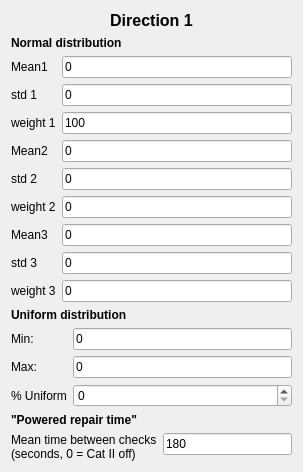
                <widget class="QWidget" name="scrollAreaWidgetContents">
                 <property name="geometry">
                  <rect>
                   <x>0</x>
                   <y>0</y>
                   <width>303</width>
                   <height>444</height>
                  </rect>
                 </property>
                 <layout class="QVBoxLayout" name="verticalLayout">
                  <item>
                   <widget class="QLabel" name="laDir1">
                    <property name="font">
                     <font>
                      <pointsize>12</pointsize>
                      <weight>75</weight>
                      <bold>true</bold>
                     </font>
                    </property>
                    <property name="text">
                     <string>Direction 1</string>
                    </property>
                    <property name="alignment">
                     <set>Qt::AlignCenter</set>
                    </property>
                   </widget>
                  </item>
                  <item>
                   <widget class="QLabel" name="label_7">
                    <property name="font">
                     <font>
                      <weight>75</weight>
                      <bold>true</bold>
                     </font>
                    </property>
                    <property name="text">
                     <string>Normal distribution</string>
                    </property>
                   </widget>
                  </item>
                  <item>
                   <layout class="QFormLayout" name="formLayout">
                    <item row="0" column="0">
                     <widget class="QLabel" name="label_2">
                      <property name="text">
                       <string>Mean1</string>
                      </property>
                     </widget>
                    </item>
                    <item row="0" column="1">
                     <widget class="QLineEdit" name="leNormMean1_1">
                      <property name="text">
                       <string>0</string>
                      </property>
                     </widget>
                    </item>
                    <item row="1" column="0">
                     <widget class="QLabel" name="label_3">
                      <property name="text">
                       <string>std 1</string>
                      </property>
                     </widget>
                    </item>
                    <item row="1" column="1">
                     <widget class="QLineEdit" name="leNormStd1_1">
                      <property name="text">
                       <string>0</string>
                      </property>
                     </widget>
                    </item>
                    <item row="2" column="0">
                     <widget class="QLabel" name="label_29">
                      <property name="text">
                       <string>weight 1</string>
                      </property>
                     </widget>
                    </item>
                    <item row="2" column="1">
                     <widget class="QLineEdit" name="leNormWeight1_1">
                      <property name="text">
                       <string>100</string>
                      </property>
                     </widget>
                    </item>
                    <item row="3" column="0">
                     <widget class="QLabel" name="label_8">
                      <property name="text">
                       <string>Mean2</string>
                      </property>
                     </widget>
                    </item>
                    <item row="3" column="1">
                     <widget class="QLineEdit" name="leNormMean1_2">
                      <property name="text">
                       <string>0</string>
                      </property>
                     </widget>
                    </item>
                    <item row="4" column="0">
                     <widget class="QLabel" name="label_9">
                      <property name="text">
                       <string>std 2</string>
                      </property>
                     </widget>
                    </item>
                    <item row="4" column="1">
                     <widget class="QLineEdit" name="leNormStd1_2">
                      <property name="text">
                       <string>0</string>
                      </property>
                     </widget>
                    </item>
                    <item row="6" column="0">
                     <widget class="QLabel" name="label_26">
                      <property name="text">
                       <string>Mean3</string>
                      </property>
                     </widget>
                    </item>
                    <item row="6" column="1">
                     <widget class="QLineEdit" name="leNormMean1_3">
                      <property name="text">
                       <string>0</string>
                      </property>
                     </widget>
                    </item>
                    <item row="7" column="0">
                     <widget class="QLabel" name="label_16">
                      <property name="text">
                       <string>std 3</string>
                      </property>
                     </widget>
                    </item>
                    <item row="7" column="1">
                     <widget class="QLineEdit" name="leNormStd1_3">
                      <property name="text">
                       <string>0</string>
                      </property>
                     </widget>
                    </item>
                    <item row="5" column="1">
                     <widget class="QLineEdit" name="leNormWeight1_2">
                      <property name="text">
                       <string>0</string>
                      </property>
                     </widget>
                    </item>
                    <item row="5" column="0">
                     <widget class="QLabel" name="label_30">
                      <property name="text">
                       <string>weight 2</string>
                      </property>
                     </widget>
                    </item>
                    <item row="8" column="1">
                     <widget class="QLineEdit" name="leNormWeight1_3">
                      <property name="text">
                       <string>0</string>
                      </property>
                     </widget>
                    </item>
                    <item row="8" column="0">
                     <widget class="QLabel" name="label_31">
                      <property name="text">
                       <string>weight 3</string>
                      </property>
                     </widget>
                    </item>
                   </layout>
                  </item>
                  <item>
                   <widget class="QLabel" name="label_10">
                    <property name="font">
                     <font>
                      <weight>75</weight>
                      <bold>true</bold>
                     </font>
                    </property>
                    <property name="text">
                     <string>Uniform distribution</string>
                    </property>
                   </widget>
                  </item>
                  <item>
                   <layout class="QFormLayout" name="formLayout_3">
                    <item row="0" column="0">
                     <widget class="QLabel" name="label_4">
                      <property name="text">
                       <string>Min:</string>
                      </property>
                     </widget>
                    </item>
                    <item row="0" column="1">
                     <widget class="QLineEdit" name="leUniformMin1">
                      <property name="text">
                       <string>0</string>
                      </property>
                     </widget>
                    </item>
                    <item row="1" column="0">
                     <widget class="QLabel" name="label_5">
                      <property name="text">
                       <string>Max:</string>
                      </property>
                     </widget>
                    </item>
                    <item row="1" column="1">
                     <widget class="QLineEdit" name="leUniformMax1">
                      <property name="text">
                       <string>0</string>
                      </property>
                     </widget>
                    </item>
                    <item row="2" column="0">
                     <widget class="QLabel" name="label_6">
                      <property name="text">
                       <string>% Uniform</string>
                      </property>
                     </widget>
                    </item>
                    <item row="2" column="1">
                     <widget class="QSpinBox" name="sbUniformP1">
                      <property name="maximum">
                       <number>100</number>
                      </property>
                     </widget>
                    </item>
                   </layout>
                  </item>
                  <item>
                   <widget class="QLabel" name="label_11">
                    <property name="font">
                     <font>
                      <weight>75</weight>
                      <bold>true</bold>
                     </font>
                    </property>
                    <property name="text">
                     <string>&quot;Powered repair time&quot;</string>
                    </property>
                   </widget>
                  </item>
                  <item>
                   <layout class="QFormLayout" name="formLayout_4">
                    <item row="0" column="0">
                     <widget class="QLabel" name="label_24">
                      <property name="text">
                       <string>Mean time between checks
(seconds, 0 = Cat II off)</string>
                      </property>
                     </widget>
                    </item>
                    <item row="0" column="1">
                     <widget class="QLineEdit" name="LEMeanTimeSeconds1">
                      <property name="toolTip">
                       <string>Position-check interval for the Cat II (missed turn) model. Set 0 to disable Cat II for this direction, e.g. where the route ends at a port.</string>
                      </property>
                      <property name="text">
                       <string>180</string>
                      </property>
                     </widget>
                    </item>
                   </layout>
                  </item>
                 </layout>
                </widget>
